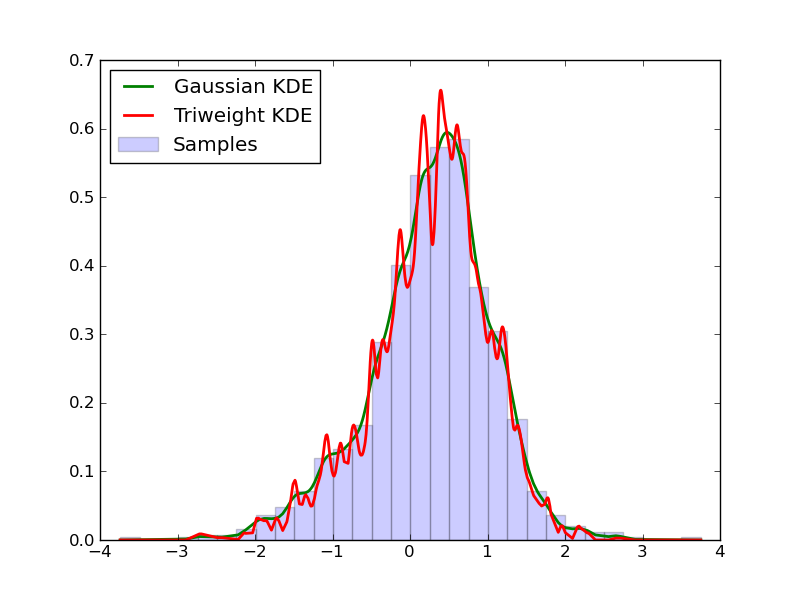

Reproduce this figure in Python.

import time
import ctypes 
import numpy as np
import matplotlib.pyplot as pl

from ctypes import c_double,c_long,POINTER

def _load_triweight_KDE_1D(dll_path,function_name):
    """
    This reads in the compiled interpolation library
    """
    dll = ctypes.CDLL(dll_path,mode=ctypes.RTLD_GLOBAL)
    func = dll.triweight_KDE_1D
    func.argtypes = [c_long,POINTER(c_double),c_double,
                     POINTER(c_double)]
    return func

def gaussian_kde(d,h):
    pdf = np.zeros(d.shape[0])
    for i in range(d.shape[0]):
        ref = np.arange(d.shape[0])
        ref = np.delete(ref,i)
        pdf[i] = np.sum(np.exp(-0.5*(d[i]-d[ref])**2./h**2)) / np.sqrt(2.*np.pi*h**2)
    return pdf/(d.shape[0])


if __name__=='__main__':

    triweight_KDE=_load_triweight_KDE_1D('./_triweight_KDE_1D.so',
                                         'triweight_KDE_1D')

    np.random.seed(234)
    data = np.random.randn(1000).astype('float64')
    data[:500] = data[:500]*0.5 + 0.5
    data = np.sort(data)

    h = 0.1 # magic
    gaussian_pdf = gaussian_kde(data,h)

    scaled = data / h
    scaled_p = scaled.ctypes.data_as(POINTER(c_double))
    triweight_pdf = np.zeros(scaled.shape[0]).astype('float64')
    triweight_pdf_p = triweight_pdf.ctypes.data_as(POINTER(c_double))

    triweight_KDE(scaled.shape[0], scaled_p, h, triweight_pdf_p)

    fig = pl.figure()
    pl.hist(data,30,alpha=0.2,normed=True,label='Samples')
    pl.plot(data,gaussian_pdf,'g',lw=2,label='Gaussian KDE')
    pl.plot(data,triweight_pdf,'r',lw=2,label='Triweight KDE')
    pl.legend(loc=2)
    pl.show()
    fig.savefig('demo.png')
    
